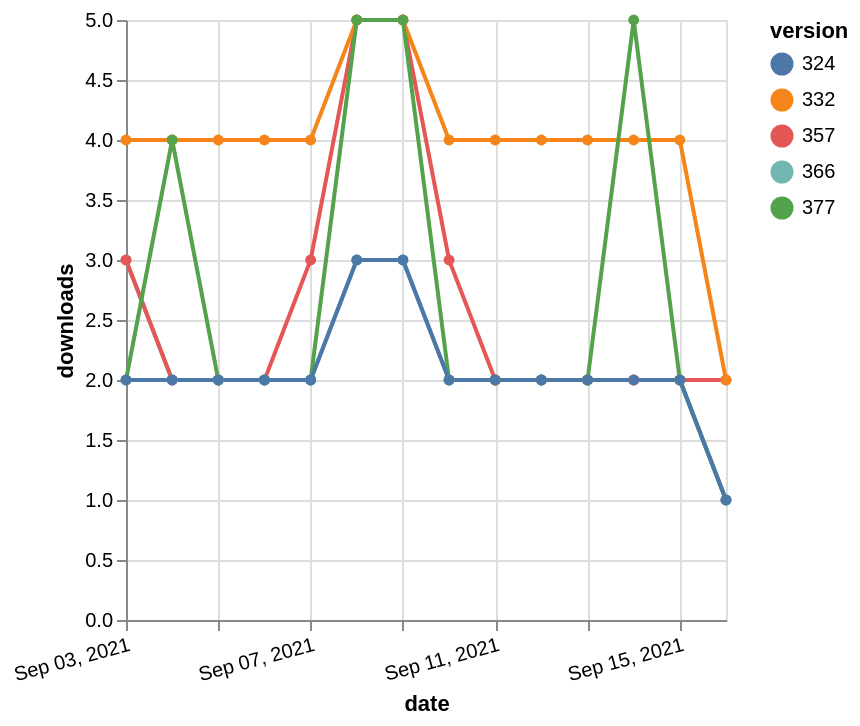

Express this chart as Vega-Lite.
### Vega-Lite specification from a JSON file in a GitHub repository (floating-point values rounded to 4 significant figures)
{"$schema": "https://vega.github.io/schema/vega-lite/v5.json", "description": "A simple bar chart with embedded data.", "data": {"values": [{"date": "2021-09-03", "total": 2355, "delta": 3, "version": "366"}, {"date": "2021-09-04", "total": 2357, "delta": 2, "version": "366"}, {"date": "2021-09-05", "total": 2359, "delta": 2, "version": "366"}, {"date": "2021-09-06", "total": 2361, "delta": 2, "version": "366"}, {"date": "2021-09-07", "total": 2363, "delta": 2, "version": "366"}, {"date": "2021-09-08", "total": 2366, "delta": 3, "version": "366"}, {"date": "2021-09-09", "total": 2369, "delta": 3, "version": "366"}, {"date": "2021-09-10", "total": 2371, "delta": 2, "version": "366"}, {"date": "2021-09-11", "total": 2373, "delta": 2, "version": "366"}, {"date": "2021-09-12", "total": 2375, "delta": 2, "version": "366"}, {"date": "2021-09-13", "total": 2377, "delta": 2, "version": "366"}, {"date": "2021-09-14", "total": 2379, "delta": 2, "version": "366"}, {"date": "2021-09-15", "total": 2381, "delta": 2, "version": "366"}, {"date": "2021-09-16", "total": 2382, "delta": 1, "version": "366"}, {"date": "2021-09-03", "total": 2954, "delta": 3, "version": "357"}, {"date": "2021-09-04", "total": 2956, "delta": 2, "version": "357"}, {"date": "2021-09-05", "total": 2958, "delta": 2, "version": "357"}, {"date": "2021-09-06", "total": 2960, "delta": 2, "version": "357"}, {"date": "2021-09-07", "total": 2963, "delta": 3, "version": "357"}, {"date": "2021-09-08", "total": 2968, "delta": 5, "version": "357"}, {"date": "2021-09-09", "total": 2973, "delta": 5, "version": "357"}, {"date": "2021-09-10", "total": 2976, "delta": 3, "version": "357"}, {"date": "2021-09-11", "total": 2978, "delta": 2, "version": "357"}, {"date": "2021-09-12", "total": 2980, "delta": 2, "version": "357"}, {"date": "2021-09-13", "total": 2982, "delta": 2, "version": "357"}, {"date": "2021-09-14", "total": 2984, "delta": 2, "version": "357"}, {"date": "2021-09-15", "total": 2986, "delta": 2, "version": "357"}, {"date": "2021-09-16", "total": 2988, "delta": 2, "version": "357"}, {"date": "2021-09-03", "total": 5086, "delta": 4, "version": "332"}, {"date": "2021-09-04", "total": 5090, "delta": 4, "version": "332"}, {"date": "2021-09-05", "total": 5094, "delta": 4, "version": "332"}, {"date": "2021-09-06", "total": 5098, "delta": 4, "version": "332"}, {"date": "2021-09-07", "total": 5102, "delta": 4, "version": "332"}, {"date": "2021-09-08", "total": 5107, "delta": 5, "version": "332"}, {"date": "2021-09-09", "total": 5112, "delta": 5, "version": "332"}, {"date": "2021-09-10", "total": 5116, "delta": 4, "version": "332"}, {"date": "2021-09-11", "total": 5120, "delta": 4, "version": "332"}, {"date": "2021-09-12", "total": 5124, "delta": 4, "version": "332"}, {"date": "2021-09-13", "total": 5128, "delta": 4, "version": "332"}, {"date": "2021-09-14", "total": 5132, "delta": 4, "version": "332"}, {"date": "2021-09-15", "total": 5136, "delta": 4, "version": "332"}, {"date": "2021-09-16", "total": 5138, "delta": 2, "version": "332"}, {"date": "2021-09-03", "total": 2167, "delta": 2, "version": "377"}, {"date": "2021-09-04", "total": 2171, "delta": 4, "version": "377"}, {"date": "2021-09-05", "total": 2173, "delta": 2, "version": "377"}, {"date": "2021-09-06", "total": 2175, "delta": 2, "version": "377"}, {"date": "2021-09-07", "total": 2177, "delta": 2, "version": "377"}, {"date": "2021-09-08", "total": 2182, "delta": 5, "version": "377"}, {"date": "2021-09-09", "total": 2187, "delta": 5, "version": "377"}, {"date": "2021-09-10", "total": 2189, "delta": 2, "version": "377"}, {"date": "2021-09-11", "total": 2191, "delta": 2, "version": "377"}, {"date": "2021-09-12", "total": 2193, "delta": 2, "version": "377"}, {"date": "2021-09-13", "total": 2195, "delta": 2, "version": "377"}, {"date": "2021-09-14", "total": 2200, "delta": 5, "version": "377"}, {"date": "2021-09-15", "total": 2202, "delta": 2, "version": "377"}, {"date": "2021-09-16", "total": 2203, "delta": 1, "version": "377"}, {"date": "2021-09-03", "total": 2670, "delta": 2, "version": "324"}, {"date": "2021-09-04", "total": 2672, "delta": 2, "version": "324"}, {"date": "2021-09-05", "total": 2674, "delta": 2, "version": "324"}, {"date": "2021-09-06", "total": 2676, "delta": 2, "version": "324"}, {"date": "2021-09-07", "total": 2678, "delta": 2, "version": "324"}, {"date": "2021-09-08", "total": 2681, "delta": 3, "version": "324"}, {"date": "2021-09-09", "total": 2684, "delta": 3, "version": "324"}, {"date": "2021-09-10", "total": 2686, "delta": 2, "version": "324"}, {"date": "2021-09-11", "total": 2688, "delta": 2, "version": "324"}, {"date": "2021-09-12", "total": 2690, "delta": 2, "version": "324"}, {"date": "2021-09-13", "total": 2692, "delta": 2, "version": "324"}, {"date": "2021-09-14", "total": 2694, "delta": 2, "version": "324"}, {"date": "2021-09-15", "total": 2696, "delta": 2, "version": "324"}, {"date": "2021-09-16", "total": 2697, "delta": 1, "version": "324"}]}, "width": "container", "mark": {"type": "line", "point": {"filled": true}}, "encoding": {"x": {"field": "date", "type": "temporal", "timeUnit": "yearmonthdate", "title": "date", "axis": {"labelAngle": -15}}, "y": {"field": "delta", "type": "quantitative", "title": "downloads"}, "color": {"field": "version", "type": "nominal"}, "tooltip": {"field": "delta"}}}
